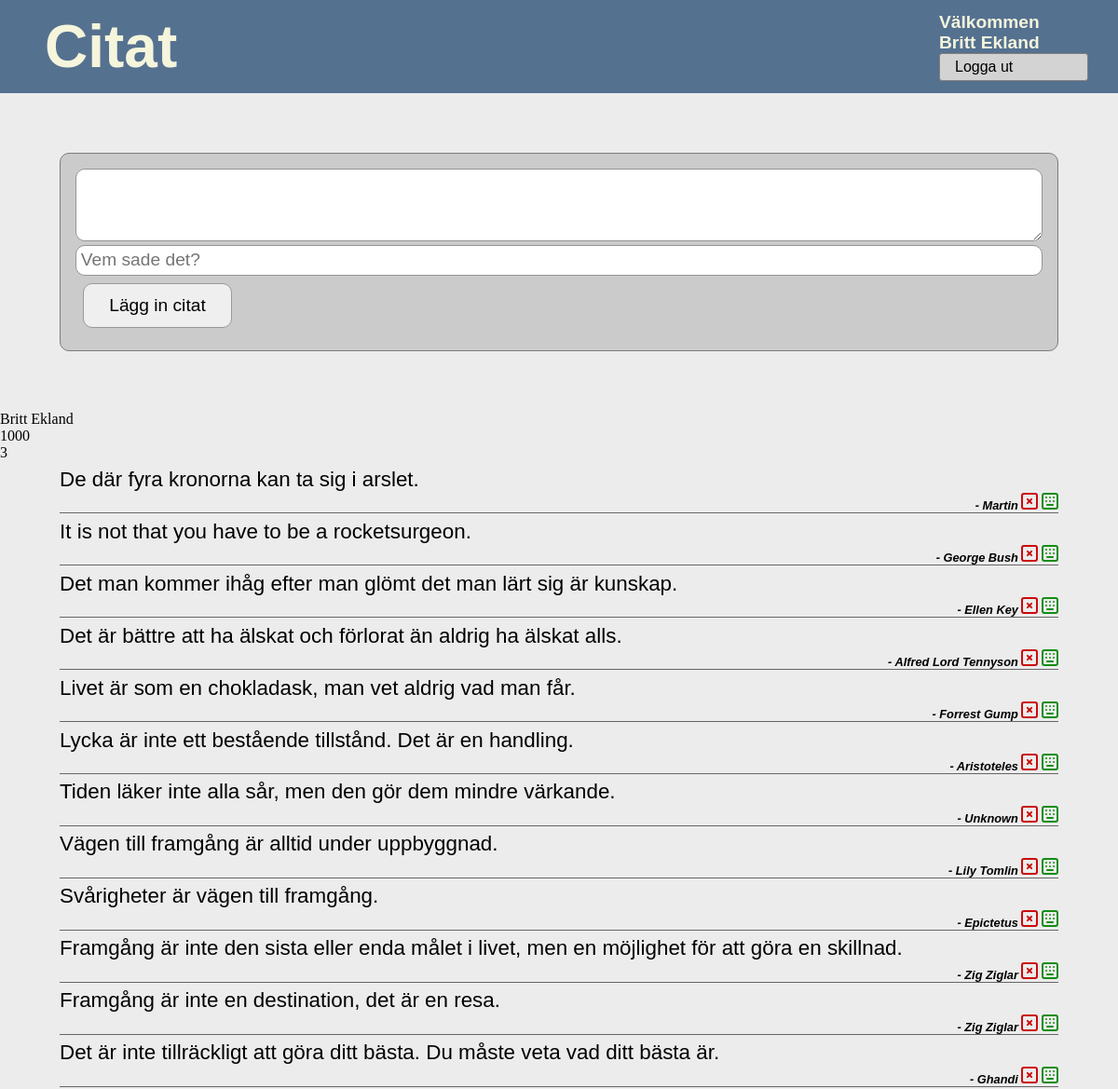
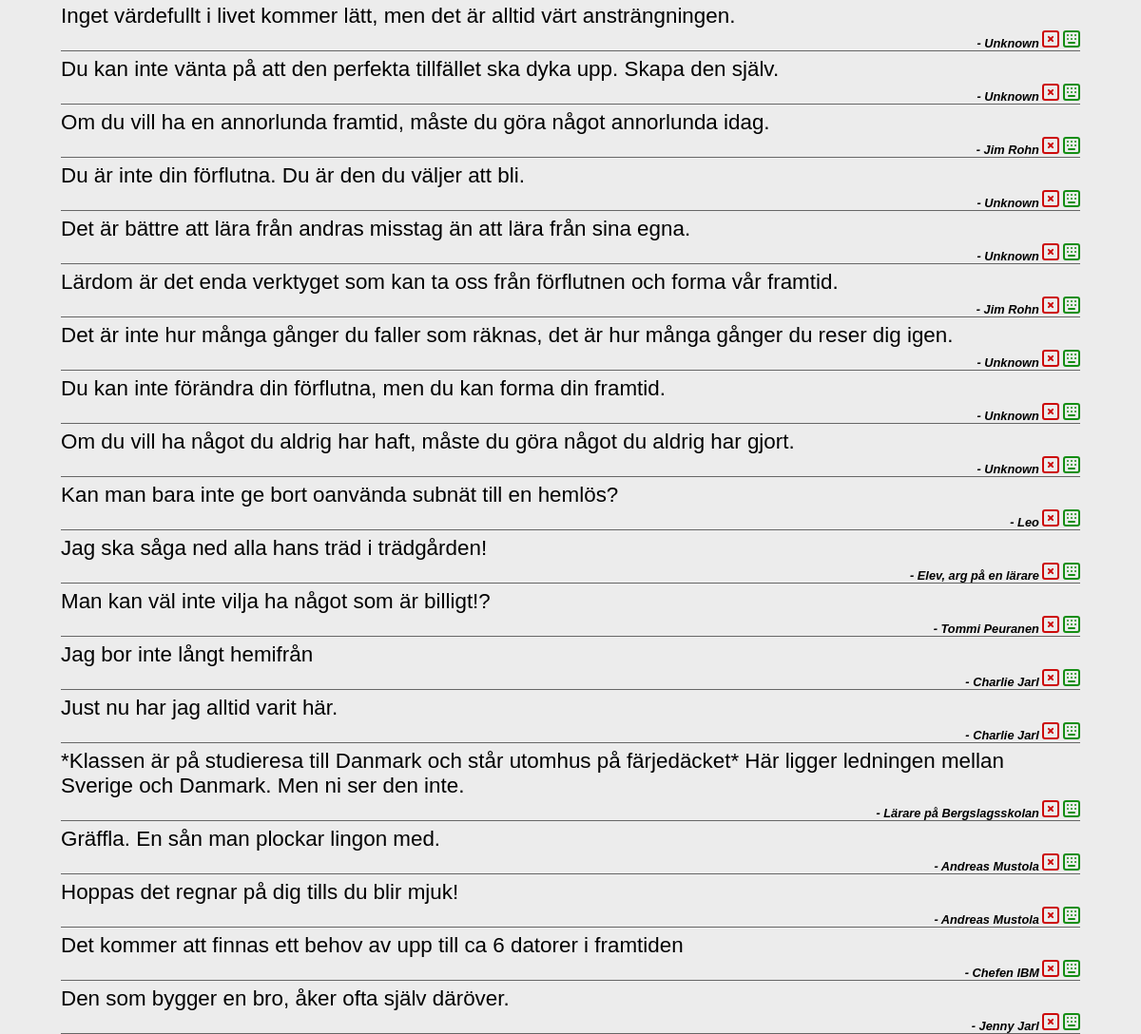
The app's page /citat.php (signed in) with its own data (2 pictures, top to bottom).
### tables this page shows
CREATE TABLE `tblcitat` (
  `id` int(11) NOT NULL,
  `citat` text NOT NULL,
  `sagtav` varchar(255) NOT NULL,
  `in_date` timestamp NOT NULL DEFAULT current_timestamp(),
  `userid` int(11) NOT NULL
);

### citat.php (the view, shortened to what this page needs)
<!DOCTYPE html>
<?php
$host = "localhost";
$user = "root";
$pass = "";
$db = "brad";
$conn = mysqli_connect($host, $user, $pass, $db);
function isLevel($level){
    if(isset($_SESSION['level'])){
        if(intval($_SESSION['level'])>=$level){
            return true;
        }else{
            return false;
        }
    }else{
        return false;
    }
}
function btnEdit($id, $uid){
    if(isset($_SESSION['level'])){
        $level=intval($_SESSION['level']);
    }else{
        $level=0;
    }
    $strOut="";
    if($level>=100 AND $_SESSION['id']==$uid){
        $strOut="<a href='citat.php?a=d&id=$id&uid=$uid' class='a_del'>&nbsp;<i class='gg-close-r'></i></a><a href='citat.php?a=e&id=$id&uid=$uid' class='a_edit'>&nbsp;<i class='gg-keyboard'></i></a>";
    }
    return $strOut;
}
?>
<html lang="en">
<head>
    <link rel="stylesheet" href="style.css">
</head>
<body>
    <section class="logo">
    <div class="logo_text">Citat</div>
    <div class="login">
        <?php
            if(isLevel(1)){
                echo "Välkommen<br>" . $_SESSION['name']; ?>
                <a href="citat.php?a=logout" id="btnLogout">Logga ut</a>
        <?php  } ?>
    </div>
</section>
    <section class="form">
        <?php
    if(isset($_GET['a'])){
    if($_GET['a']=='d'){
        $sql = "DELETE FROM tblcitat WHERE id=" . $_GET['id'];
        $result = mysqli_query($conn, $sql);
    }
    if($_GET['a']=='logout'){
        session_destroy();
        header("Location: citat.php");
    }
    if($_GET['a']=='e'){
        $sql="SELECT * FROM tblcitat WHERE id=" . $_GET['id'];
        $result = mysqli_query($conn, $sql);
        $raden = mysqli_fetch_assoc($result); ?>
        <form action="citat.php" method="POST" id="frmCitat">
            <input type="hidden" value="<?=$raden['userid']?>" name="uid">
            <input type="hidden" value="<?=$raden['id']?>" name="id">
            <input type="hidden" value="<?=$raden['in_date']?>" name="date">
            <textarea name="txtcitat" rows=3><?=$raden['citat']?></textarea>
            <input type="text" name="txtsagtav" value="<?=$raden['sagtav']?>">
            <input type="submit" name="edt" value="Ändra citat">
        </form>
 <?php
    }
}else{
    if(isLevel(1)){
    ?>
        <form action="citat.php" method="POST" id="frmCitat">
            <textarea name="txtcitat" rows=3></textarea>
            <input type="text" placeholder="Vem sade det?" name="txtsagtav">
            <input type="submit" name="btn" value="Lägg in citat">
        </form>
        <?php
    }
} ?>
    </section>
    <section class="showCitat">
        <?php
        echo $_SESSION['name']."<br>".$_SESSION['level']."<br>".$_SESSION['id']."<br>";
        ?>
        <?php
        $sql = "SELECT * FROM tblcitat ORDER BY in_date DESC";
        $result = mysqli_query($conn, $sql);
        if(isset($_SESSION['id'])){
            $user=$_SESSION['id'];
        }else{
            $user=0;
        }
        while($rad=mysqli_fetch_assoc($result)){ ?>
            <p class="actualCitat"><?=$rad['citat']?></p>
            <p class="who">- <?=$rad['sagtav']?><?=btnEdit($rad['id'], $user)?></p>
        <?php } ?>
    </section>
</body>
</html>

### style.css (style rules this page uses)
* { margin: 0; padding: 0; box-sizing: border-box; }
body { height:100vh; background: rgb(236, 236, 236); }
.logo { width: 100%; height: 100px; background: rgb(85, 113, 144); color:beige; display: flex; flex-direction: row; justify-content: space-evenly; align-items: center; font-family:Verdana, Geneva, Tahoma, sans-serif; font-size: 4rem; font-weight: bold; }
.logo_text { width:100%; flex-grow: 5; padding-inline: 3rem; }
.form { padding:4rem; }
.login { font-size: 1.2rem; padding-inline: 2rem; }
.login a { text-decoration: none; font-size: 1rem; font-weight: normal; color:black; }
#btnLogout { display:flex; width:10rem; padding: .3rem 1rem .3rem 1rem; border:1px solid gray; border-radius: .2rem; background: lightgray; }
#frmCitat { padding:1rem; background: rgb(203, 203, 203); border:1px solid rgb(124, 124, 124); border-radius: 10px; }
.form textarea, .form input[type='text'], .form input[type="password"] { width:100%; padding:.3rem; font-family: Verdana, Geneva, Tahoma, sans-serif; font-size: 1.2rem; border:1px solid rgb(148, 148, 148); border-radius:10px; }
.form input[type='submit'] { width:10rem; border:1px solid #999; border-radius:10px; height:3rem; margin: .5rem; font-family: Verdana, Geneva, Tahoma, sans-serif; font-size: 1.2rem; }
.actualCitat { margin: .4rem 4rem .1rem 4rem; font-family: Verdana, Geneva, Tahoma, sans-serif; font-size: 1.4rem; }
.who { margin: .1rem 4rem .3rem 4rem; font-family: Verdana, Geneva, Tahoma, sans-serif; font-size: .8rem; font-style: italic; font-weight: bold; text-align: right; border-bottom: 1px solid #666; }
.gg-close-r { box-sizing: border-box; position: relative; display: inline-block; transform: scale(var(--ggs,1)); width: 18px; height: 18px; border: 2px solid; border-radius: 3px }
.gg-close-r::after, .gg-close-r::before { content: ""; display: block; box-sizing: border-box; position: absolute; width: 8px; height: 2px; background: currentColor; transform: rotate(45deg); border-radius: 5px; top: 6px; left: 3px }
.gg-close-r::after { transform: rotate(-45deg) }
.gg-keyboard { box-sizing: border-box; position: relative; display: inline-block; transform: scale(var(--ggs,1)); width: 18px; height: 18px; border: 2px solid; border-radius: 3px }
.gg-keyboard::after, .gg-keyboard::before { content: ""; display: block; box-sizing: border-box; position: absolute; height: 2px; border-radius: 4px; background: currentColor }
.gg-keyboard::before { top: 2px; box-shadow: 4px 0 0, 8px 0 0, 0 4px 0, 4px 4px 0, 8px 4px 0 ; width: 2px; left: 2px }
.gg-keyboard::after { width: 8px; bottom: 2px; left: 3px }
a { text-decoration: none; }
.a_del { color:rgb(204, 10, 10); }
.a_edit { color:rgb(19, 141, 19); }

### records on screen
tblcitat: citat "De där fyra kronorna kan ta sig i arslet.", sagtav "Martin"
tblcitat: citat "It is not that you have to be a rocketsurgeon.", sagtav "George Bush"
tblcitat: citat "Det man kommer ihåg efter man glömt det man lärt sig är kunskap.", sagtav "Ellen Key"
tblcitat: citat "Det är bättre att ha älskat och förlorat än aldrig ha älskat alls.", sagtav "Alfred Lord Tennyson"
tblcitat: citat "Livet är som en chokladask, man vet aldrig vad man får.", sagtav "Forrest Gump"
tblcitat: citat "Lycka är inte ett bestående tillstånd. Det är en handling.", sagtav "Aristoteles"
tblcitat: citat "Tiden läker inte alla sår, men den gör dem mindre värkande.", sagtav "Unknown"
tblcitat: citat "Vägen till framgång är alltid under uppbyggnad.", sagtav "Lily Tomlin"
tblcitat: citat "Svårigheter är vägen till framgång.", sagtav "Epictetus"
tblcitat: citat "Framgång är inte den sista eller enda målet i livet, men en möjlighet för att göra en skillnad.", sagtav "Zig Ziglar"
tblcitat: citat "Framgång är inte en destination, det är en resa.", sagtav "Zig Ziglar"
tblcitat: citat "Det är inte tillräckligt att göra ditt bästa. Du måste veta vad ditt bästa är.", sagtav "Ghandi"
tblcitat: citat "Inget värdefullt i livet kommer lätt, men det är alltid värt ansträngningen.", sagtav "Unknown"
tblcitat: citat "Du kan inte vänta på att den perfekta tillfället ska dyka upp. Skapa den själv.", sagtav "Unknown"
tblcitat: citat "Om du vill ha en annorlunda framtid, måste du göra något annorlunda idag.", sagtav "Jim Rohn"
tblcitat: citat "Du är inte din förflutna. Du är den du väljer att bli.", sagtav "Unknown"
tblcitat: citat "Det är bättre att lära från andras misstag än att lära från sina egna.", sagtav "Unknown"
tblcitat: citat "Lärdom är det enda verktyget som kan ta oss från förflutnen och forma vår framtid.", sagtav "Jim Rohn"
tblcitat: citat "Det är inte hur många gånger du faller som räknas, det är hur många gånger du reser dig igen.", sagtav "Unknown"
tblcitat: citat "Du kan inte förändra din förflutna, men du kan forma din framtid.", sagtav "Unknown"
tblcitat: citat "Om du vill ha något du aldrig har haft, måste du göra något du aldrig har gjort.", sagtav "Unknown"
tblcitat: citat "Kan man bara inte ge bort oanvända subnät till en hemlös?", sagtav "Leo"
tblcitat: citat "Jag ska såga ned alla hans träd i trädgården!", sagtav "Elev, arg på en lärare"
tblcitat: citat "Man kan väl inte vilja ha något som är billigt!?", sagtav "Tommi Peuranen"
tblcitat: citat "Jag bor inte långt hemifrån", sagtav "Charlie Jarl"
tblcitat: citat "Just nu har jag alltid varit här.", sagtav "Charlie Jarl"
tblcitat: citat "*Klassen är på studieresa till Danmark och står utomhus på färjedäcket* Här ligger ledningen mellan Sverige och Danmark. Men ni ser den inte.", sagtav "Lärare på Bergslagsskolan"
tblcitat: citat "Gräffla. En sån man plockar lingon med.", sagtav "Andreas Mustola"
tblcitat: citat "Hoppas det regnar på dig tills du blir mjuk!", sagtav "Andreas Mustola"
tblcitat: citat "Det kommer att finnas ett behov av upp till ca 6 datorer i framtiden", sagtav "Chefen IBM"
tblcitat: citat "Den som bygger en bro, åker ofta själv däröver.", sagtav "Jenny Jarl"

### other values on screen
$_SESSION['name'] "Britt Ekland"
$_SESSION['level'] "1000"
$_SESSION['id'] "3"
